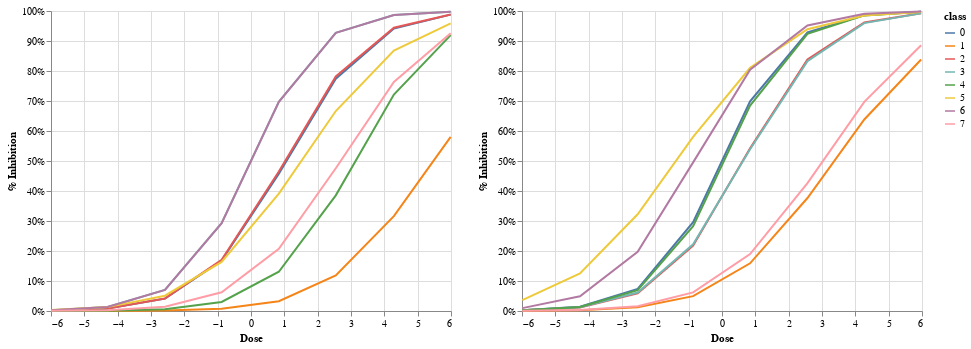

Notebook cell for this chart:
### Code cell
drplt.make_grid(
    *[drplt.drug_response(d.reshape(-1, n_conditions), dos, classes)
     for d,dos in zip(drs,doses)],
    n_cols=2
)

### Figure 1 — Vega-Lite specification as saved in the notebook (floating-point values rounded to 4 significant figures)
{"config": {"view": {"continuousWidth": 400, "continuousHeight": 300}}, "vconcat": [{"hconcat": [{"data": {"name": "data-934ad0e86b9d18c8230b1913e3fbd955"}, "mark": "line", "encoding": {"color": {"type": "nominal", "field": "class"}, "x": {"type": "quantitative", "field": "Dose"}, "y": {"type": "quantitative", "axis": {"format": "%"}, "field": "% Inhibition"}}}, {"data": {"name": "data-eb597f232dd5256485fd230661ff661d"}, "mark": "line", "encoding": {"color": {"type": "nominal", "field": "class"}, "x": {"type": "quantitative", "field": "Dose"}, "y": {"type": "quantitative", "axis": {"format": "%"}, "field": "% Inhibition"}}}]}], "$schema": "https://vega.github.io/schema/vega-lite/v4.8.1.json", "datasets": {"data-934ad0e86b9d18c8230b1913e3fbd955": [{"Dose": -5.998, "% Inhibition": 0.001504, "class": 0}, {"Dose": -4.306, "% Inhibition": 0.008021, "class": 0}, {"Dose": -2.581, "% Inhibition": 0.04129, "class": 0}, {"Dose": -0.8809, "% Inhibition": 0.1682, "class": 0}, {"Dose": 0.8356, "% Inhibition": 0.4578, "class": 0}, {"Dose": 2.544, "% Inhibition": 0.7743, "class": 0}, {"Dose": 4.287, "% Inhibition": 0.9414, "class": 0}, {"Dose": 5.99, "% Inhibition": 0.988, "class": 0}, {"Dose": -5.998, "% Inhibition": 4.904e-05, "class": 1}, {"Dose": -4.306, "% Inhibition": 0.0002654, "class": 1}, {"Dose": -2.581, "% Inhibition": 0.001458, "class": 1}, {"Dose": -0.8809, "% Inhibition": 0.007344, "class": 1}, {"Dose": 0.8356, "% Inhibition": 0.03276, "class": 1}, {"Dose": 2.544, "% Inhibition": 0.1188, "class": 1}, {"Dose": 4.287, "% Inhibition": 0.3161, "class": 1}, {"Dose": 5.99, "% Inhibition": 0.5803, "class": 1}, {"Dose": -5.998, "% Inhibition": 0.00152, "class": 2}, {"Dose": -4.306, "% Inhibition": 0.008117, "class": 2}, {"Dose": -2.581, "% Inhibition": 0.04188, "class": 2}, {"Dose": -0.8809, "% Inhibition": 0.1706, "class": 2}, {"Dose": 0.8356, "% Inhibition": 0.4648, "class": 2}, {"Dose": 2.544, "% Inhibition": 0.7821, "class": 2}, {"Dose": 4.287, "% Inhibition": 0.9444, "class": 2}, {"Dose": 5.99, "% Inhibition": 0.9886, "class": 2}, {"Dose": -5.998, "% Inhibition": 0.002478, "class": 3}, {"Dose": -4.306, "% Inhibition": 0.01331, "class": 3}, {"Dose": -2.581, "% Inhibition": 0.07034, "class": 3}, {"Dose": -0.8809, "% Inhibition": 0.293, "class": 3}, {"Dose": 0.8356, "% Inhibition": 0.6975, "class": 3}, {"Dose": 2.544, "% Inhibition": 0.9271, "class": 3}, {"Dose": 4.287, "% Inhibition": 0.9864, "class": 3}, {"Dose": 5.99, "% Inhibition": 0.9975, "class": 3}, {"Dose": -5.998, "% Inhibition": 0.0001974, "class": 4}, {"Dose": -4.306, "% Inhibition": 0.00107, "class": 4}, {"Dose": -2.581, "% Inhibition": 0.005916, "class": 4}, {"Dose": -0.8809, "% Inhibition": 0.03031, "class": 4}, {"Dose": 0.8356, "% Inhibition": 0.1308, "class": 4}, {"Dose": 2.544, "% Inhibition": 0.3855, "class": 4}, {"Dose": 4.287, "% Inhibition": 0.7215, "class": 4}, {"Dose": 5.99, "% Inhibition": 0.9194, "class": 4}, {"Dose": -5.998, "% Inhibition": 0.003028, "class": 5}, {"Dose": -4.306, "% Inhibition": 0.01297, "class": 5}, {"Dose": -2.581, "% Inhibition": 0.05104, "class": 5}, {"Dose": -0.8809, "% Inhibition": 0.1636, "class": 5}, {"Dose": 0.8356, "% Inhibition": 0.3915, "class": 5}, {"Dose": 2.544, "% Inhibition": 0.6666, "class": 5}, {"Dose": 4.287, "% Inhibition": 0.8679, "class": 5}, {"Dose": 5.99, "% Inhibition": 0.9584, "class": 5}, {"Dose": -5.998, "% Inhibition": 0.002478, "class": 6}, {"Dose": -4.306, "% Inhibition": 0.01331, "class": 6}, {"Dose": -2.581, "% Inhibition": 0.07034, "class": 6}, {"Dose": -0.8809, "% Inhibition": 0.293, "class": 6}, {"Dose": 0.8356, "% Inhibition": 0.6975, "class": 6}, {"Dose": 2.544, "% Inhibition": 0.9271, "class": 6}, {"Dose": 4.287, "% Inhibition": 0.9864, "class": 6}, {"Dose": 5.99, "% Inhibition": 0.9975, "class": 6}, {"Dose": -5.998, "% Inhibition": 0.0005334, "class": 7}, {"Dose": -4.306, "% Inhibition": 0.00283, "class": 7}, {"Dose": -2.581, "% Inhibition": 0.01449, "class": 7}, {"Dose": -0.8809, "% Inhibition": 0.06255, "class": 7}, {"Dose": 0.8356, "% Inhibition": 0.2074, "class": 7}, {"Dose": 2.544, "% Inhibition": 0.4759, "class": 7}, {"Dose": 4.287, "% Inhibition": 0.7637, "class": 7}, {"Dose": 5.99, "% Inhibition": 0.9256, "class": 7}], "data-eb597f232dd5256485fd230661ff661d": [{"Dose": -5.991, "% Inhibition": 0.002496, "class": 0}, {"Dose": -4.26, "% Inhibition": 0.01393, "class": 0}, {"Dose": -2.53, "% Inhibition": 0.07378, "class": 0}, {"Dose": -0.8661, "% Inhibition": 0.2961, "class": 0}, {"Dose": 0.8426, "% Inhibition": 0.699, "class": 0}, {"Dose": 2.564, "% Inhibition": 0.9285, "class": 0}, {"Dose": 4.269, "% Inhibition": 0.9862, "class": 0}, {"Dose": 5.974, "% Inhibition": 0.9975, "class": 0}, {"Dose": -5.991, "% Inhibition": 0.000462, "class": 1}, {"Dose": -4.26, "% Inhibition": 0.002529, "class": 1}, {"Dose": -2.53, "% Inhibition": 0.01259, "class": 1}, {"Dose": -0.8661, "% Inhibition": 0.04943, "class": 1}, {"Dose": 0.8426, "% Inhibition": 0.159, "class": 1}, {"Dose": 2.564, "% Inhibition": 0.3766, "class": 1}, {"Dose": 4.269, "% Inhibition": 0.6384, "class": 1}, {"Dose": 5.974, "% Inhibition": 0.8385, "class": 1}, {"Dose": -5.991, "% Inhibition": 0.00213, "class": 2}, {"Dose": -4.26, "% Inhibition": 0.0117, "class": 2}, {"Dose": -2.53, "% Inhibition": 0.05862, "class": 2}, {"Dose": -0.8661, "% Inhibition": 0.2179, "class": 2}, {"Dose": 0.8426, "% Inhibition": 0.5421, "class": 2}, {"Dose": 2.564, "% Inhibition": 0.8384, "class": 2}, {"Dose": 4.269, "% Inhibition": 0.9616, "class": 2}, {"Dose": 5.974, "% Inhibition": 0.9925, "class": 2}, {"Dose": -5.991, "% Inhibition": 0.002233, "class": 3}, {"Dose": -4.26, "% Inhibition": 0.01229, "class": 3}, {"Dose": -2.53, "% Inhibition": 0.06142, "class": 3}, {"Dose": -0.8661, "% Inhibition": 0.2225, "class": 3}, {"Dose": 0.8426, "% Inhibition": 0.5393, "class": 3}, {"Dose": 2.564, "% Inhibition": 0.8329, "class": 3}, {"Dose": 4.269, "% Inhibition": 0.9596, "class": 3}, {"Dose": 5.974, "% Inhibition": 0.9921, "class": 3}, {"Dose": -5.991, "% Inhibition": 0.002339, "class": 4}, {"Dose": -4.26, "% Inhibition": 0.01306, "class": 4}, {"Dose": -2.53, "% Inhibition": 0.06944, "class": 4}, {"Dose": -0.8661, "% Inhibition": 0.2826, "class": 4}, {"Dose": 0.8426, "% Inhibition": 0.6849, "class": 4}, {"Dose": 2.564, "% Inhibition": 0.924, "class": 4}, {"Dose": 4.269, "% Inhibition": 0.9853, "class": 4}, {"Dose": 5.974, "% Inhibition": 0.9973, "class": 4}, {"Dose": -5.991, "% Inhibition": 0.03595, "class": 5}, {"Dose": -4.26, "% Inhibition": 0.1252, "class": 5}, {"Dose": -2.53, "% Inhibition": 0.3223, "class": 5}, {"Dose": -0.8661, "% Inhibition": 0.5802, "class": 5}, {"Dose": 0.8426, "% Inhibition": 0.8106, "class": 5}, {"Dose": 2.564, "% Inhibition": 0.939, "class": 5}, {"Dose": 4.269, "% Inhibition": 0.9852, "class": 5}, {"Dose": 5.974, "% Inhibition": 0.9971, "class": 5}, {"Dose": -5.991, "% Inhibition": 0.009529, "class": 6}, {"Dose": -4.26, "% Inhibition": 0.04897, "class": 6}, {"Dose": -2.53, "% Inhibition": 0.1971, "class": 6}, {"Dose": -0.8661, "% Inhibition": 0.4955, "class": 6}, {"Dose": 0.8426, "% Inhibition": 0.8046, "class": 6}, {"Dose": 2.564, "% Inhibition": 0.9519, "class": 6}, {"Dose": 4.269, "% Inhibition": 0.9905, "class": 6}, {"Dose": 5.974, "% Inhibition": 0.9982, "class": 6}, {"Dose": -5.991, "% Inhibition": 0.0005915, "class": 7}, {"Dose": -4.26, "% Inhibition": 0.003218, "class": 7}, {"Dose": -2.53, "% Inhibition": 0.01591, "class": 7}, {"Dose": -0.8661, "% Inhibition": 0.06194, "class": 7}, {"Dose": 0.8426, "% Inhibition": 0.1897, "class": 7}, {"Dose": 2.564, "% Inhibition": 0.4266, "class": 7}, {"Dose": 4.269, "% Inhibition": 0.697, "class": 7}, {"Dose": 5.974, "% Inhibition": 0.8857, "class": 7}]}}
